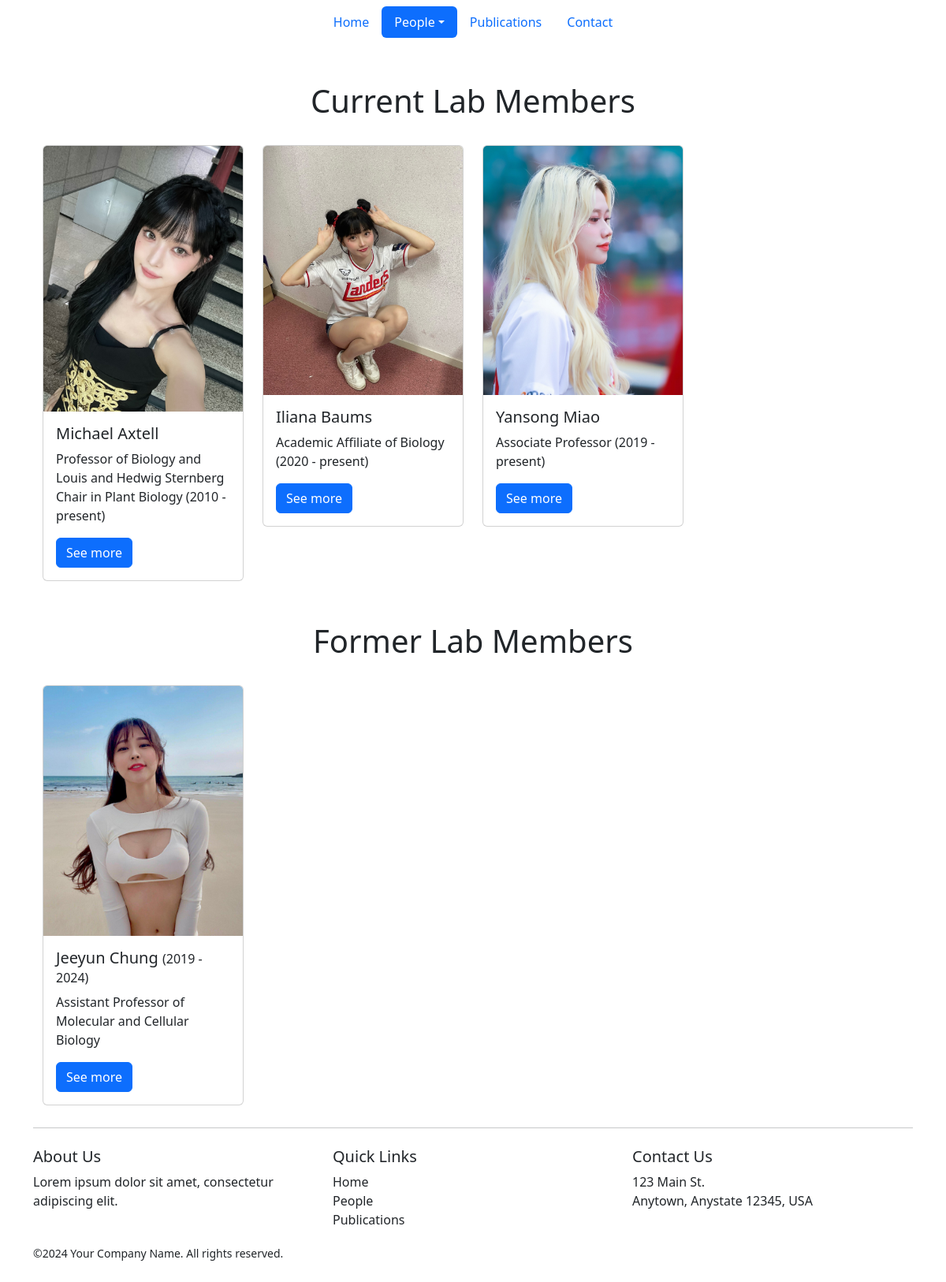
The page /people/ on the database as committed earlier.
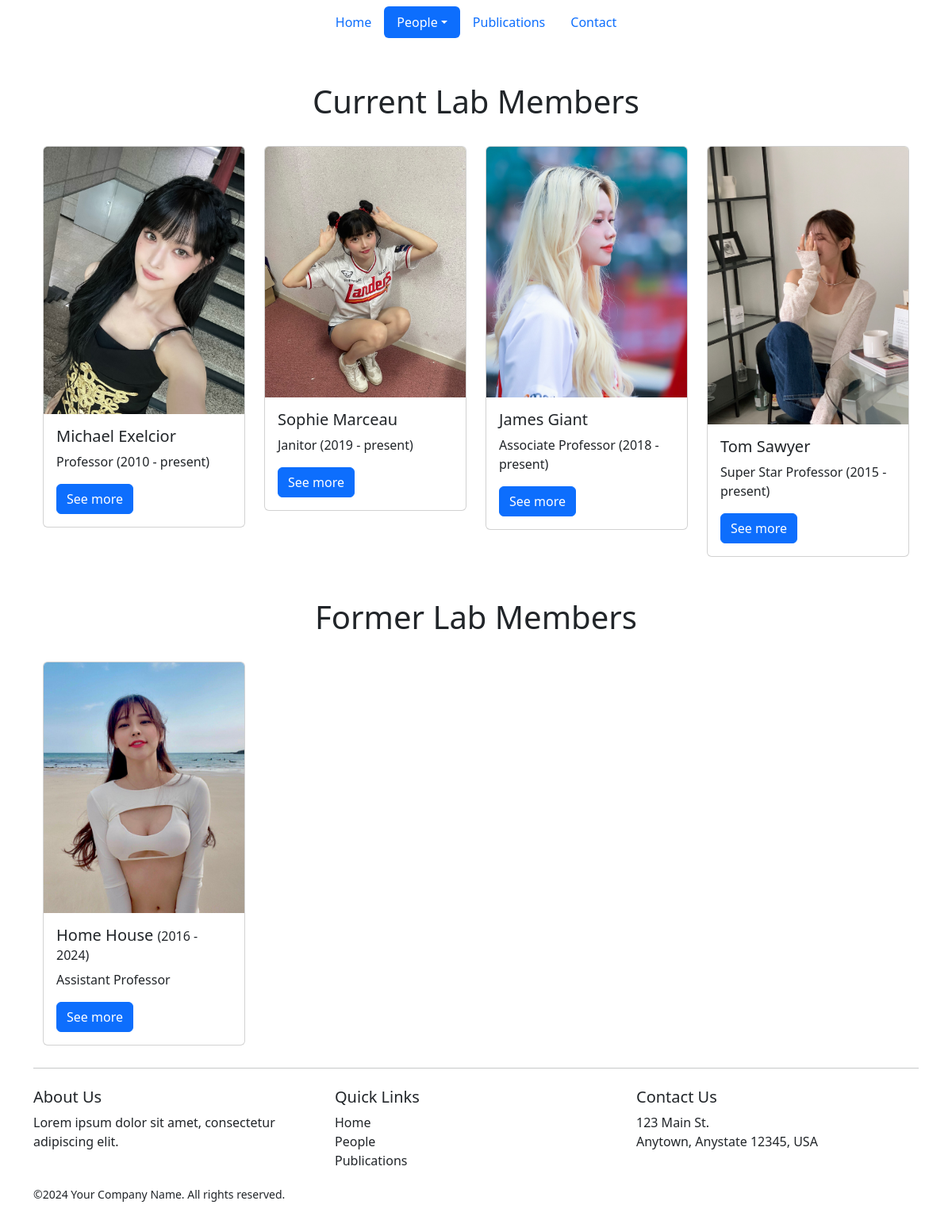
The same page on the database as committed later.
### people/models.py (models this page shows, shortened)
class LabMember(models.Model):
    first_name = models.CharField(max_length=100)
    middle_name = models.CharField(max_length=100, null=True, blank=True)
    last_name = models.CharField(max_length=100)
    name_used_for_publication = models.CharField(max_length=100)
    email = models.EmailField()
    title = models.CharField(max_length=100)
    year_start = models.PositiveIntegerField()
    year_finish = models.PositiveIntegerField(null=True, blank=True)  # Allow for ongoing members

### people/views.py (the view)
# urls.py: path('', PeopleListView.as_view(), name='people_list'),
class PeopleListView(ListView):
    model = LabMember
    template_name = 'people/people_list.html'
    context_object_name = 'people'
    def get_queryset(self):
        current_year = date.today().year
        people = {
            'current_members' : LabMember.objects.filter(year_finish__isnull=True),
            'former_members' : LabMember.objects.filter(year_finish__isnull=False),
        }
        return people

### main/templatetags/nav_active.py (called while the page is built)
@register.simple_tag
def active_url(request, url_name):
    if resolve(request.path_info).url_name == url_name:
        return "active"
    return ""

### people/templates/people/people_list.html (shortened to what this page needs)
{% extends "base.html" %}
{% block content %}
<h1 class="text-center py-4" id="current-members">Current Lab Members</h1>
<div class="container">
    <div class="row mb-4">
        {% for member in people.current_members %}
            <div class="col-lg-3 col-md-4 col-sm-6 col-12 mb-1">
                <div class="card">
                    <img src="/static/people/{{ forloop.counter }}.jpg" class="card-img-top" style="min-height: 150px; max-height: 350px; object-fit:cover;" alt="...">
                    <div class="card-body">
                        <h5 class="card-title">{{ member.first_name }} {{ member.last_name }}</h5>
                        <p class="card-text">{{ member.title }} ({{ member.year_start }} - present)<br />
                        </p>
                        <a href="#" class="btn btn-primary">See more</a>
                    </div>
                </div>
            </div>
        {% endfor %}
    </div>
</div>
<h1 class="text-center py-4" id="former-members">Former Lab Members</h1>
<div class="container">
    <div class="row mb-4">
        {% for member in people.former_members %}
        {% if member.year_finish %}
        <div class="col-lg-3 col-md-4 col-sm-6 col-12 mb-1">
                <div class="card">
                    <img src="/static/people/5.jpg" class="card-img-top" style="min-height: 150px; max-height: 350px; object-fit:cover;" alt="...">
                    <div class="card-body">
                        <h5 class="card-title">{{ member.first_name }} {{ member.last_name }} <span style="font-size:.8em;">({{ member.year_start }} - {{ member.year_finish }})</span></h5>
                        <p class="card-text">{{ member.title }}<br />
                        </p>
                        <a href="#" class="btn btn-primary">See more</a>
                    </div>
                </div>
            </div>
        {% endif %}
        {% endfor %}
    </div>
</div>
{% endblock %}

### templates/base.html (shortened to what this page needs)
<!DOCTYPE html>
<html lang="en">
<head>
    <link href="https://cdn.jsdelivr.net/npm/bootstrap@5.3.3/dist/css/bootstrap.min.css" rel="stylesheet">
</head>
<body>
    {% load static %}
    {% load nav_active %}
    <nav class="navbar justify-content-center" id="navbarNav">
        <ul class="nav nav-pills">
            <li class="nav-item">
                <a class="nav-link {% active_url request 'main_page' %}" href="{% url 'main_page' %}">Home</a>
            </li>
            <li class="nav-item dropdown">
                <a class="nav-link dropdown-toggle {% active_url request 'people_list' %}" href="{% url 'people_list' %}" role="button" aria-expanded="false">People</a>
            </li>
            <li class="nav-item">
                <a class="nav-link {% active_url request 'publication_list' %}" href="{% url 'publication_list' %}">Publications</a>
            </li>
            <li class="nav-item">
                <a class="nav-link {% active_url request 'contact' %}" href="{% url 'contact' %}">Contact</a>
            </li>
        </ul>
    </nav>
    <div class="container mt-4">
        {% block content %}{% endblock %}
    </div>
    <div class="container">
        <hr class="mt-4 mb-2">
    </div>
    <footer class="footer mt-auto py-3">
        <div class="container">
            <div class="row mb-1">
                <div class="col-md-4">
                    <h5>About Us</h5>
                    <p>Lorem ipsum dolor sit amet, consectetur adipiscing elit.</p>
                </div>
                <div class="col-md-4">
                    <h5>Quick Links</h5>
                    <ul class="list-unstyled">
                        <li><a href="{% url 'main_page' %}" class="text-dark text-decoration-none">Home</a></li>
                        <li><a href="{% url 'people_list' %}" class="text-dark text-decoration-none">People</a></li>
                        <li><a href="{% url 'publication_list' %}" class="text-dark text-decoration-none">Publications</a></li>
                    </ul>
                </div>
                <div class="col-md-4">
                    <h5>Contact Us</h5>
                    <address>
                        123 Main St.<br>
                        Anytown, Anystate 12345, USA<br>
                        <a href="mailto:info@example.com" class="text-white">info@example.com</a>
                    </address>
                </div>
            </div>
            <div class="row mb-1">
                <div class="col-12">
                    <p class="small">&copy;2024 Your Company Name. All rights reserved.</p>
                </div>
            </div>
        </div>
    </footer>
</body>
</html>

Rows that differ between the two databases and show on the page:
changed LabMember "Michael": last_name "Axtell" → "Exelcior"; title "Professor of Biology and Louis and Hedwig Sternberg Chair in Plant Biology" → "Professor"
changed LabMember: first_name "Iliana" → "Sophie"; last_name "Baums" → "Marceau"; title "Academic Affiliate of Biology" → "Janitor"; year_start "2020" → "2019"
changed LabMember "Associate Professor": first_name "Yansong" → "James"; last_name "Miao" → "Giant"; year_start "2019" → "2018"
added LabMember: shows a picture, first_name "Tom", last_name "Sawyer", title "Super Star Professor", year_start "2015", shown under "Current Lab Members"
changed LabMember: first_name "Jeeyun" → "Home"; last_name "Chung" → "House"; year_start "2019" → "2016"; title "Assistant Professor of Molecular and Cellular Biology" → "Assistant Professor"
